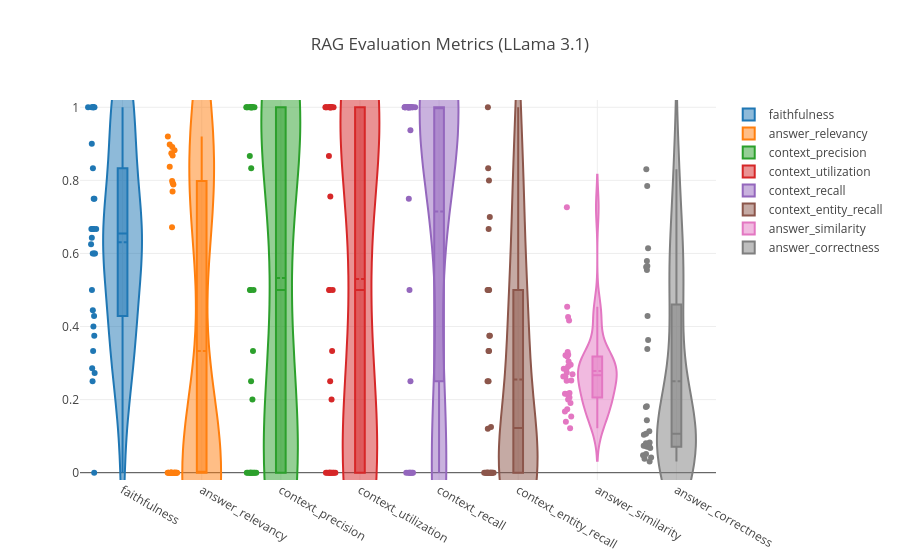

Write notebook code for a chart like this one.
### Code cell
import plotly.graph_objects as go
import plotly.io as pio
pio.templates.default = "gridon"
fig = go.Figure()
metrics = [metric for metric in eval_results.columns.to_list() if metric not in ["question", "ground_truth", "answer", "contexts"]]
for metric in metrics:
    fig.add_trace(go.Violin(y=eval_results[metric], name=metric, points="all", box_visible=True, meanline_visible=True))
fig.update_layout(title_text="RAG Evaluation Metrics (LLama 3.1)")
fig.update_yaxes(range=[-0.02,1.02])
fig.show()

### Figure 1 — Plotly figure (JSON) as saved in the notebook; plotly's stock layout.template omitted (floating-point values rounded to 4 significant figures)
{"data": [{"box": {"visible": true}, "meanline": {"visible": true}, "name": "faithfulness", "points": "all", "type": "violin", "y": [0.625, 1, 1, 0.5, 0.6667, 0.2727, 0.6, 1, 0.6429, 0.6667, 0.2857, 0.6, 1, 0.6, 0.6667, 0.9, 0.3333, 1, 0.4444, 0, 0.4286, 0.8333, 0.25, 0.75, 1, 0.4, 0.6667, 0.375, 0.6667, 0.75]}, {"box": {"visible": true}, "meanline": {"visible": true}, "name": "answer_relevancy", "points": "all", "type": "violin", "y": [0, 0.8983, 0.8681, 0, 0, 0.7983, 0, 0.9201, 0.8914, 0.7697, 0, 0.789, 0, 0, 0, 0.7919, 0, 0.8374, 0, 0, 0, 0, 0, 0.8822, 0, 0, 0.8742, 0, 0, 0.6716]}, {"box": {"visible": true}, "meanline": {"visible": true}, "name": "context_precision", "points": "all", "type": "violin", "y": [1.0, 1.0, 0.2, 0.5, 1.0, 0.3333, 1.0, 0.5, 1.0, 0, 0, 0.25, 1.0, 1.0, 0, 1.0, 0, 0.8333, 0, 0, 1.0, 0, 0, 1.0, 0, 0.8667, 1.0, 0, 0.5, 1.0]}, {"box": {"visible": true}, "meanline": {"visible": true}, "name": "context_utilization", "points": "all", "type": "violin", "y": [1.0, 1.0, 0.2, 0.5, 1.0, 0.3333, 1.0, 0.5, 1.0, 0, 0, 0.25, 1.0, 1.0, 0, 1.0, 0, 0.7556, 0, 0, 1.0, 0, 0, 1.0, 0, 0.8667, 1.0, 0, 0.5, 1.0]}, {"box": {"visible": true}, "meanline": {"visible": true}, "name": "context_recall", "points": "all", "type": "violin", "y": [0.9375, 1, 1, 1, 1, 1, 0.75, 1, 0.5, 0, 0.25, 1, 1, 1, 1, 1, 0, 1, 0, 0, 1, 0, 0, 1, 0, 1, 1, 1, 1, 1]}, {"box": {"visible": true}, "meanline": {"visible": true}, "name": "context_entity_recall", "points": "all", "type": "violin", "y": [0.12, 0.8333, 0.3333, 0.7, 0.375, 0, 0.5, 0, 0.25, 0, 0, 0.6667, 0.8, 0.3333, 0, 1.0, 0, 0, 0, 0, 0.5, 0, 0, 0.25, 0.5, 0.125, 0, 0, 0, 0.375]}, {"box": {"visible": true}, "meanline": {"visible": true}, "name": "answer_similarity", "points": "all", "type": "violin", "y": [0.2059, 0.2, 0.3228, 0.7263, 0.2847, 0.2635, 0.1536, 0.2635, 0.1734, 0.4543, 0.3043, 0.2183, 0.1396, 0.2952, 0.4166, 0.2524, 0.3211, 0.2739, 0.2843, 0.1217, 0.2516, 0.4259, 0.191, 0.3178, 0.2695, 0.1677, 0.291, 0.3301, 0.2151, 0.2159]}, {"box": {"visible": true}, "meanline": {"visible": true}, "name": "answer_correctness", "points": "all", "type": "violin", "y": [0.05147, 0.1438, 0.8307, 0.1816, 0.07117, 0.3386, 0.03841, 0.5659, 0.1797, 0.1136, 0.07607, 0.5546, 0.7849, 0.07379, 0.1041, 0.3631, 0.08027, 0.6139, 0.07107, 0.03042, 0.5629, 0.1065, 0.04774, 0.5795, 0.06739, 0.04192, 0.07274, 0.08254, null, 0.429]}], "layout": {"title": {"text": "RAG Evaluation Metrics (LLama 3.1)"}, "yaxis": {"range": [-0.02, 1.02]}}}
